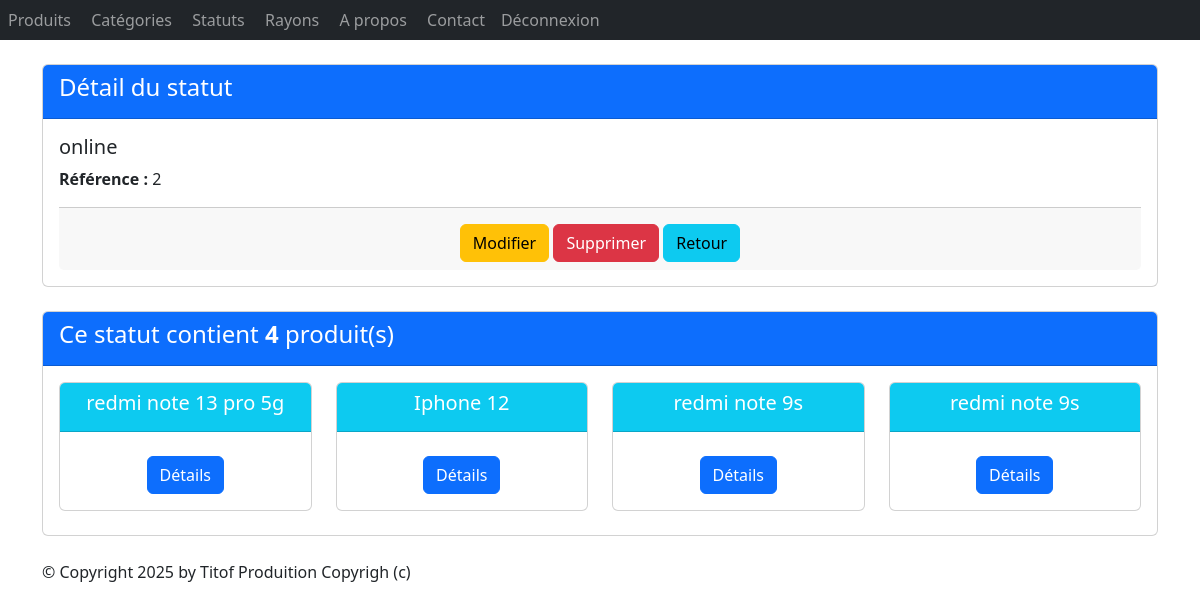
/monApp/statuts/2/ (signed in), run on the app's committed database.
### monApp/models.py (models this page shows, shortened)
class Statut(models.Model):
    idStatut = models.AutoField(primary_key=True)
    libelle = models.CharField(max_length=100)

class Produit(models.Model):
    refProd = models.AutoField(primary_key=True)
    intituleProd = models.CharField(max_length=200)
    prixUnitaireProd = models.DecimalField(max_digits=10, decimal_places=2)
    categorie = models.ForeignKey(
        Categorie,
        on_delete=models.CASCADE,
        related_name="produits",
        null=True,
        blank=True
    )
    date_fabrication = models.DateField(null=True, blank=True)
    rayons = models.ManyToManyField(
        'Rayon',
        through='Contenir',
        related_name='produits_rayons'
    )
    statut = models.ForeignKey(
        Statut,
        on_delete=models.CASCADE,
        related_name="produit",
        null=True,
        blank=True
    )

### monApp/views.py (the view)
# urls.py: path("statuts/<pk>/", views.StatutDetailView.as_view(), name="dtl_statut"),
class StatutDetailView(DetailView):
    model = Statut
    template_name = "monApp/detail_statut.html"
    context_object_name = "stat"
    def get_queryset(self ) :
        return Statut.objects.annotate(prt=Count('produit'))
    def get_context_data(self, **kwargs):
        context = super(StatutDetailView, self).get_context_data(**kwargs)
        context['titremenu'] = "Détail du statut"
        context['prdts'] = self.object.produit.all()
        return context

### monApp/templates/monApp/detail_statut.html
 {% extends 'monApp/base.html' %}
{% block contenu %}
<div class="card mb-4">
    <div class="card-header bg-primary text-white">
        <h4>Détail du statut</h4>
    </div>
    <div class="card-body">
        <h5 class="card-title">{{ stat.libelle }}</h5>
        <ul class="list-unstyled">
            <li><strong>Référence :</strong> {{ stat.idStatut }}</li>
        </ul>
        <div class="card-footer text-center">
            <a href="{% url 'stat_chng' stat.idStatut %}" class="btn btn-warning mt-2">Modifier</a>
            <a href="{% url 'dtl_statut' stat.idStatut %}" class="btn btn-danger mt-2">Supprimer</a>
            <a href="{% url 'lst_stats' %}" class="btn btn-info mt-2">Retour</a>
        </div>
    </div>
</div>
<div class="card mb-4">
    <div class="card-header bg-primary text-white">
        <h4>Ce statut contient <strong>{{ stat.prt }}</strong> produit(s)</h4>
    </div>
    <div class="card-body">
        <div class="row">
            {% if prdts %}
            {% for prdt in prdts %}
            <div class="col-sm-3">
                <div class="card mb-2 text-center">
                    <div class="card-header bg-info text-white">
                        <h5 class="card-title">{{ prdt.intituleProd }}</h5>
                    </div>
                    <div class="card-body">
                        <a href="{% url 'dtl_prdt' prdt.refProd %}" class="btn btn-primary mt-2">Détails</a>
                    </div>
                </div>
            </div>
            {% endfor %}
            {% else %}
            <p class="text-muted">Aucun produit trouvé pour cette catégorie.</p>
            {% endif %}
        </div>
    </div>
</div>
{% endblock %}

### data on the page
Statut: libelle "online", idStatut "2", prt "4"
Produit: intituleProd "redmi note 13 pro 5g"
Produit: intituleProd "Iphone 12"
Produit: intituleProd "redmi note 9s"
Produit: intituleProd "redmi note 9s"
